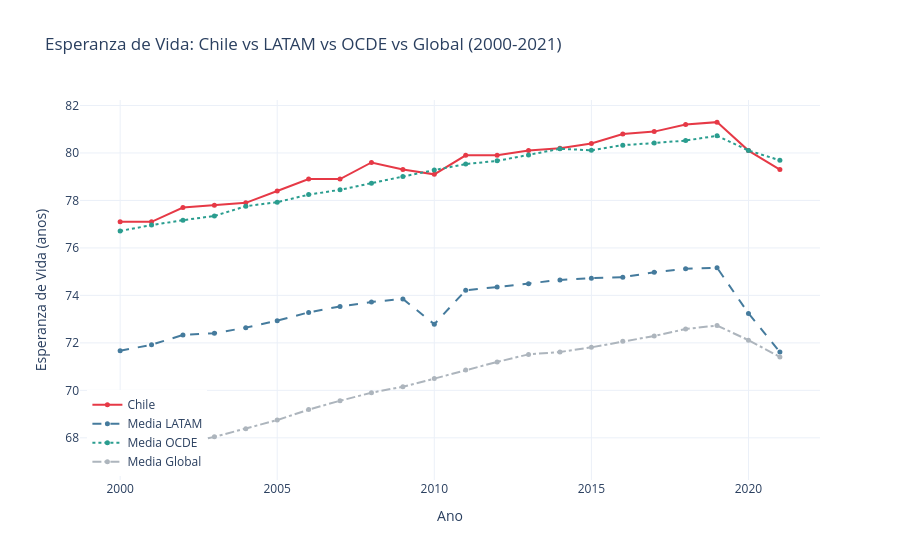

This figure's notebook cell:
### Markdown cell above
---
## 5. Chile vs LATAM vs OCDE

### Code cell
chile_ev  = df[df['iso3'] == 'CHL'].groupby('anio')['esperanza_vida'].mean()
latam_ev  = df[df['iso3'].isin(LATAM) & (df['iso3'] != 'CHL')].groupby('anio')['esperanza_vida'].mean()
ocde_ev   = df[df['iso3'].isin(OCDE) & (df['iso3'] != 'CHL')].groupby('anio')['esperanza_vida'].mean()
global_ev = df.groupby('anio')['esperanza_vida'].mean()

fig = go.Figure()
for nombre, serie, color, dash in [
    ('Chile',        chile_ev,  '#E63946', 'solid'),
    ('Media LATAM',  latam_ev,  '#457B9D', 'dash'),
    ('Media OCDE',   ocde_ev,   '#2A9D8F', 'dot'),
    ('Media Global', global_ev, '#ADB5BD', 'dashdot'),
]:
    fig.add_trace(go.Scatter(
        x=serie.index, y=serie.values,
        mode='lines+markers',
        name=nombre,
        line=dict(color=color, dash=dash, width=2),
        marker=dict(size=5)
    ))

fig.update_layout(
    title='Esperanza de Vida: Chile vs LATAM vs OCDE vs Global (2000-2021)',
    xaxis_title='Ano',
    yaxis_title='Esperanza de Vida (anos)',
    template=TEMPLATE,
    legend=dict(x=0.01, y=0.01)
)
fig.show()

### Figure 1 — Plotly figure (JSON) as saved in the notebook; plotly's stock layout.template omitted (floating-point values rounded to 4 significant figures)
{"data": [{"line": {"color": "#E63946", "dash": "solid", "width": 2}, "marker": {"size": 5}, "mode": "lines+markers", "name": "Chile", "type": "scatter", "x": [2000, 2001, 2002, 2003, 2004, 2005, 2006, 2007, 2008, 2009, 2010, 2011, 2012, 2013, 2014, 2015, 2016, 2017, 2018, 2019, 2020, 2021], "y": [77.1, 77.1, 77.7, 77.8, 77.9, 78.4, 78.9, 78.9, 79.6, 79.3, 79.1, 79.9, 79.9, 80.1, 80.2, 80.4, 80.8, 80.9, 81.2, 81.3, 80.1, 79.3]}, {"line": {"color": "#457B9D", "dash": "dash", "width": 2}, "marker": {"size": 5}, "mode": "lines+markers", "name": "Media LATAM", "type": "scatter", "x": [2000, 2001, 2002, 2003, 2004, 2005, 2006, 2007, 2008, 2009, 2010, 2011, 2012, 2013, 2014, 2015, 2016, 2017, 2018, 2019, 2020, 2021], "y": [71.67, 71.92, 72.33, 72.41, 72.64, 72.94, 73.28, 73.54, 73.72, 73.85, 72.78, 74.22, 74.35, 74.49, 74.65, 74.73, 74.76, 74.98, 75.12, 75.17, 73.24, 71.61]}, {"line": {"color": "#2A9D8F", "dash": "dot", "width": 2}, "marker": {"size": 5}, "mode": "lines+markers", "name": "Media OCDE", "type": "scatter", "x": [2000, 2001, 2002, 2003, 2004, 2005, 2006, 2007, 2008, 2009, 2010, 2011, 2012, 2013, 2014, 2015, 2016, 2017, 2018, 2019, 2020, 2021], "y": [76.71, 76.96, 77.17, 77.35, 77.76, 77.93, 78.25, 78.45, 78.73, 79.01, 79.28, 79.53, 79.67, 79.92, 80.18, 80.11, 80.33, 80.42, 80.52, 80.72, 80.11, 79.69]}, {"line": {"color": "#ADB5BD", "dash": "dashdot", "width": 2}, "marker": {"size": 5}, "mode": "lines+markers", "name": "Media Global", "type": "scatter", "x": [2000, 2001, 2002, 2003, 2004, 2005, 2006, 2007, 2008, 2009, 2010, 2011, 2012, 2013, 2014, 2015, 2016, 2017, 2018, 2019, 2020, 2021], "y": [67.16, 67.47, 67.77, 68.04, 68.38, 68.75, 69.19, 69.56, 69.9, 70.15, 70.49, 70.86, 71.2, 71.52, 71.62, 71.81, 72.06, 72.29, 72.58, 72.73, 72.11, 71.41]}], "layout": {"legend": {"x": 0.01, "y": 0.01}, "title": {"text": "Esperanza de Vida: Chile vs LATAM vs OCDE vs Global (2000-2021)"}, "xaxis": {"title": {"text": "Ano"}}, "yaxis": {"title": {"text": "Esperanza de Vida (anos)"}}}}
